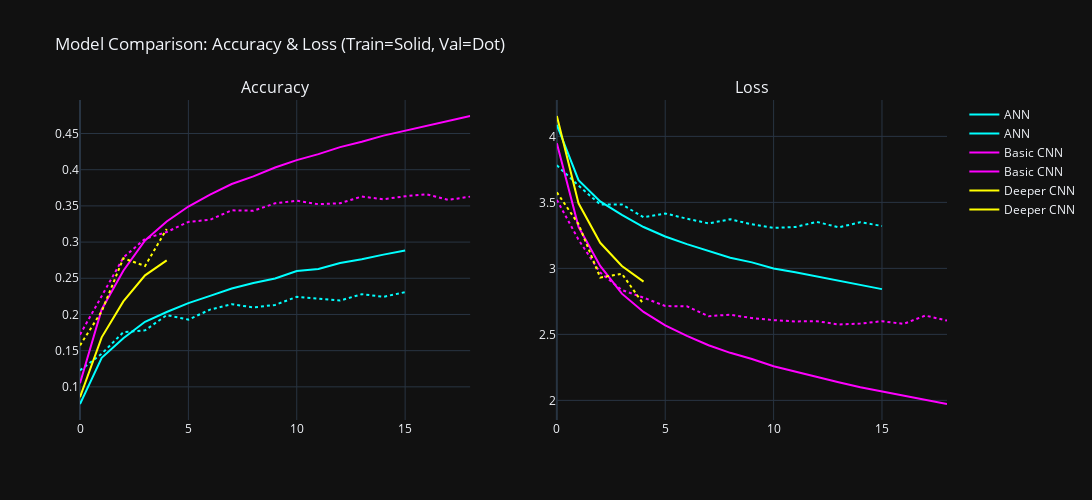

The notebook cell this image was saved under:
### Markdown cell above
#### 4.3) Model Comparison

- Created a dataframe to store **test loss** and **test accuracy** for ANN, Basic CNN, and Deeper CNN.  
- Plotted training history for each model (accuracy & loss vs. epochs).  
- Helps compare how models learn and generalize over time.

### Code cell
import plotly.graph_objects as go
from plotly.subplots import make_subplots

models = {
    "ANN": ("cyan", ann_history),
    "Basic CNN": ("magenta", basic_cnn_history),
    "Deeper CNN": ("yellow", deeper_cnn_history)
}

performance_data = {
    'Model': ['ANN', 'Basic CNN', 'Deeper CNN'],
    'Test Loss': [loss_ann, loss_basic_cnn, loss_deeper_cnn],
    'Test Accuracy': [accuracy_ann, accuracy_basic_cnn, accuracy_deeper_cnn]
}

performance_df = pd.DataFrame(performance_data)

fig = make_subplots(rows=1, cols=2, subplot_titles=('Accuracy', 'Loss'))

for name, (color, history) in models.items():
    # Accuracy
    fig.add_trace(go.Scatter(y=history.history['accuracy'], mode='lines',
                             name=name, line=dict(color=color, dash='solid')), row=1, col=1)
    fig.add_trace(go.Scatter(y=history.history['val_accuracy'], mode='lines',
                             name=name, line=dict(color=color, dash='dot'), showlegend=False), row=1, col=1)

    # Loss
    fig.add_trace(go.Scatter(y=history.history['loss'], mode='lines',
                             name=name, line=dict(color=color, dash='solid')), row=1, col=2)
    fig.add_trace(go.Scatter(y=history.history['val_loss'], mode='lines',
                             name=name, line=dict(color=color, dash='dot'), showlegend=False), row=1, col=2)

fig.update_layout(
    title_text="Model Comparison: Accuracy & Loss (Train=Solid, Val=Dot)",
    height=500,
    width=1200,
    template="plotly_dark"
)

fig.show()

### Figure 1 — Plotly figure (JSON) as saved in the notebook; plotly's stock layout.template omitted (floating-point values rounded to 4 significant figures)
{"data": [{"line": {"color": "cyan", "dash": "solid"}, "mode": "lines", "name": "ANN", "type": "scatter", "xaxis": "x", "y": [0.0763, 0.14, 0.1672, 0.1898, 0.2034, 0.2157, 0.2257, 0.2359, 0.2436, 0.2498, 0.26, 0.2628, 0.2712, 0.2764, 0.2827, 0.2884], "yaxis": "y"}, {"line": {"color": "cyan", "dash": "dot"}, "mode": "lines", "name": "ANN", "showlegend": false, "type": "scatter", "xaxis": "x", "y": [0.1228, 0.1457, 0.1755, 0.178, 0.1991, 0.1929, 0.2067, 0.2142, 0.2097, 0.2132, 0.2243, 0.2218, 0.2192, 0.228, 0.2244, 0.2308], "yaxis": "y"}, {"line": {"color": "cyan", "dash": "solid"}, "mode": "lines", "name": "ANN", "type": "scatter", "xaxis": "x2", "y": [4.086, 3.668, 3.508, 3.405, 3.313, 3.242, 3.184, 3.13, 3.081, 3.045, 3.0, 2.97, 2.939, 2.906, 2.873, 2.843], "yaxis": "y2"}, {"line": {"color": "cyan", "dash": "dot"}, "mode": "lines", "name": "ANN", "showlegend": false, "type": "scatter", "xaxis": "x2", "y": [3.781, 3.627, 3.484, 3.484, 3.388, 3.416, 3.377, 3.341, 3.372, 3.334, 3.306, 3.314, 3.352, 3.311, 3.349, 3.321], "yaxis": "y2"}, {"line": {"color": "magenta", "dash": "solid"}, "mode": "lines", "name": "Basic CNN", "type": "scatter", "xaxis": "x", "y": [0.1049, 0.207, 0.2605, 0.3023, 0.3285, 0.3491, 0.3657, 0.3802, 0.3908, 0.403, 0.4132, 0.4215, 0.4312, 0.4385, 0.4471, 0.4538, 0.4604, 0.4677, 0.4742], "yaxis": "y"}, {"line": {"color": "magenta", "dash": "dot"}, "mode": "lines", "name": "Basic CNN", "showlegend": false, "type": "scatter", "xaxis": "x", "y": [0.1721, 0.2261, 0.2786, 0.3045, 0.3139, 0.3279, 0.3308, 0.3439, 0.3433, 0.3535, 0.3571, 0.3523, 0.3537, 0.3629, 0.3592, 0.3633, 0.366, 0.3583, 0.3628], "yaxis": "y"}, {"line": {"color": "magenta", "dash": "solid"}, "mode": "lines", "name": "Basic CNN", "type": "scatter", "xaxis": "x2", "y": [3.948, 3.315, 3.018, 2.809, 2.67, 2.569, 2.488, 2.418, 2.36, 2.313, 2.259, 2.217, 2.173, 2.137, 2.099, 2.068, 2.031, 2.002, 1.973], "yaxis": "y2"}, {"line": {"color": "magenta", "dash": "dot"}, "mode": "lines", "name": "Basic CNN", "showlegend": false, "type": "scatter", "xaxis": "x2", "y": [3.519, 3.217, 2.968, 2.836, 2.778, 2.715, 2.712, 2.638, 2.649, 2.623, 2.608, 2.598, 2.6, 2.575, 2.582, 2.6, 2.58, 2.643, 2.604], "yaxis": "y2"}, {"line": {"color": "yellow", "dash": "solid"}, "mode": "lines", "name": "Deeper CNN", "type": "scatter", "xaxis": "x", "y": [0.08576, 0.1684, 0.218, 0.254, 0.2748], "yaxis": "y"}, {"line": {"color": "yellow", "dash": "dot"}, "mode": "lines", "name": "Deeper CNN", "showlegend": false, "type": "scatter", "xaxis": "x", "y": [0.1573, 0.2042, 0.2776, 0.2669, 0.3181], "yaxis": "y"}, {"line": {"color": "yellow", "dash": "solid"}, "mode": "lines", "name": "Deeper CNN", "type": "scatter", "xaxis": "x2", "y": [4.154, 3.493, 3.194, 3.018, 2.9], "yaxis": "y2"}, {"line": {"color": "yellow", "dash": "dot"}, "mode": "lines", "name": "Deeper CNN", "showlegend": false, "type": "scatter", "xaxis": "x2", "y": [3.576, 3.335, 2.93, 2.959, 2.729], "yaxis": "y2"}], "layout": {"annotations": [{"font": {"size": 16}, "showarrow": false, "text": "Accuracy", "x": 0.225, "xanchor": "center", "xref": "paper", "y": 1, "yanchor": "bottom", "yref": "paper"}, {"font": {"size": 16}, "showarrow": false, "text": "Loss", "x": 0.775, "xanchor": "center", "xref": "paper", "y": 1, "yanchor": "bottom", "yref": "paper"}], "height": 500, "title": {"text": "Model Comparison: Accuracy & Loss (Train=Solid, Val=Dot)"}, "width": 1200, "xaxis": {"anchor": "y", "domain": [0, 0.45]}, "xaxis2": {"anchor": "y2", "domain": [0.55, 1]}, "yaxis": {"anchor": "x", "domain": [0, 1]}, "yaxis2": {"anchor": "x2", "domain": [0, 1]}}}
